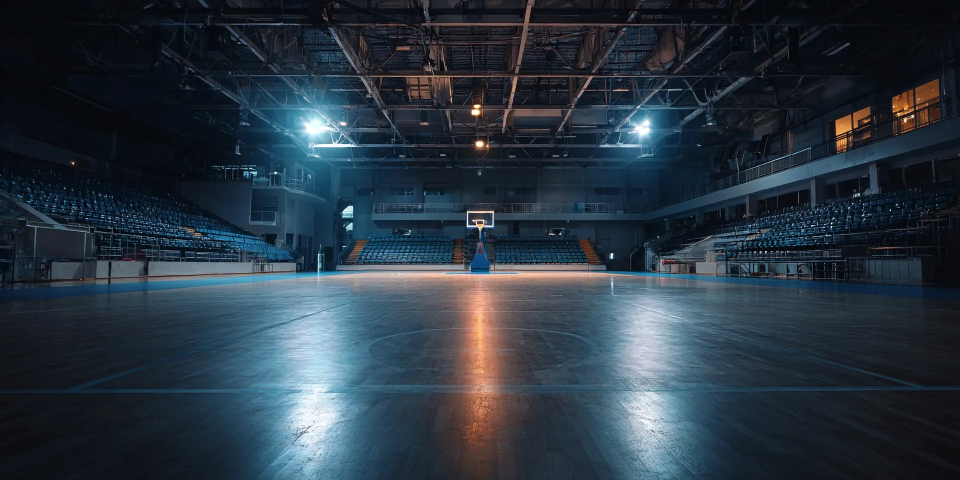
#> input picture lovable-uploads/arena-1.webp, 1920 x 960 px, found by its file name (shown at 1/2 size)
$ python optimize-home-images.py
#> lines starting #> are read from the running program, lines starting #| are printed output that depends on the picture
"""Rebuild website delivery variants; original artwork remains the source."""
from pathlib import Path
import json
from PIL import Image

def optimize(repo):
    destination=repo/'public/optimized-home'
    destination.mkdir(parents=True,exist_ok=True)
    def variant(source,target,width,quality):
#> called with source = 'public/lovable-uploads/arena-1.webp', target = 'public/optimized-home/arena-960.webp', width = 960, quality = 70
        with Image.open(repo/source) as image:
#> image is the input picture: PIL image 1920x960 RGB; mean R, G, B 41.9, 54.4, 65.5
            height=round(image.height*width/image.width)
#> height = 480
            resized=image.resize((width,height),Image.Resampling.LANCZOS)
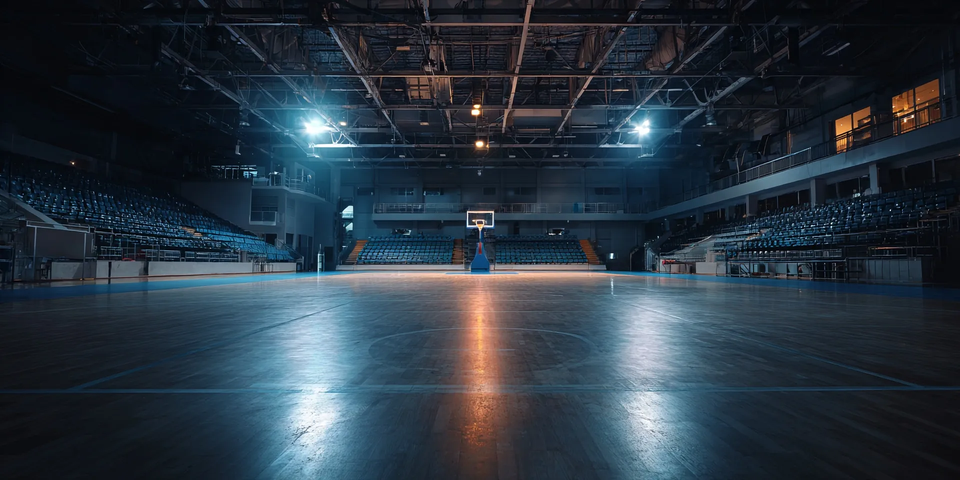
#> resized: PIL image 960x480 RGB; mean R, G, B 41.9, 54.4, 65.5
            resized.save(repo/target,'WEBP',quality=quality,method=6)
        print(f'{target}: {(repo/target).stat().st_size} bytes, {width}x{height}')
#| public/optimized-home/arena-960.webp: 36144 bytes, 960x480
    for width in (960,1920): variant('public/lovable-uploads/arena-1.webp',f'public/optimized-home/arena-{width}.webp',width,70)
#> (the run stopped early here; a loop or call above may not have finished)
